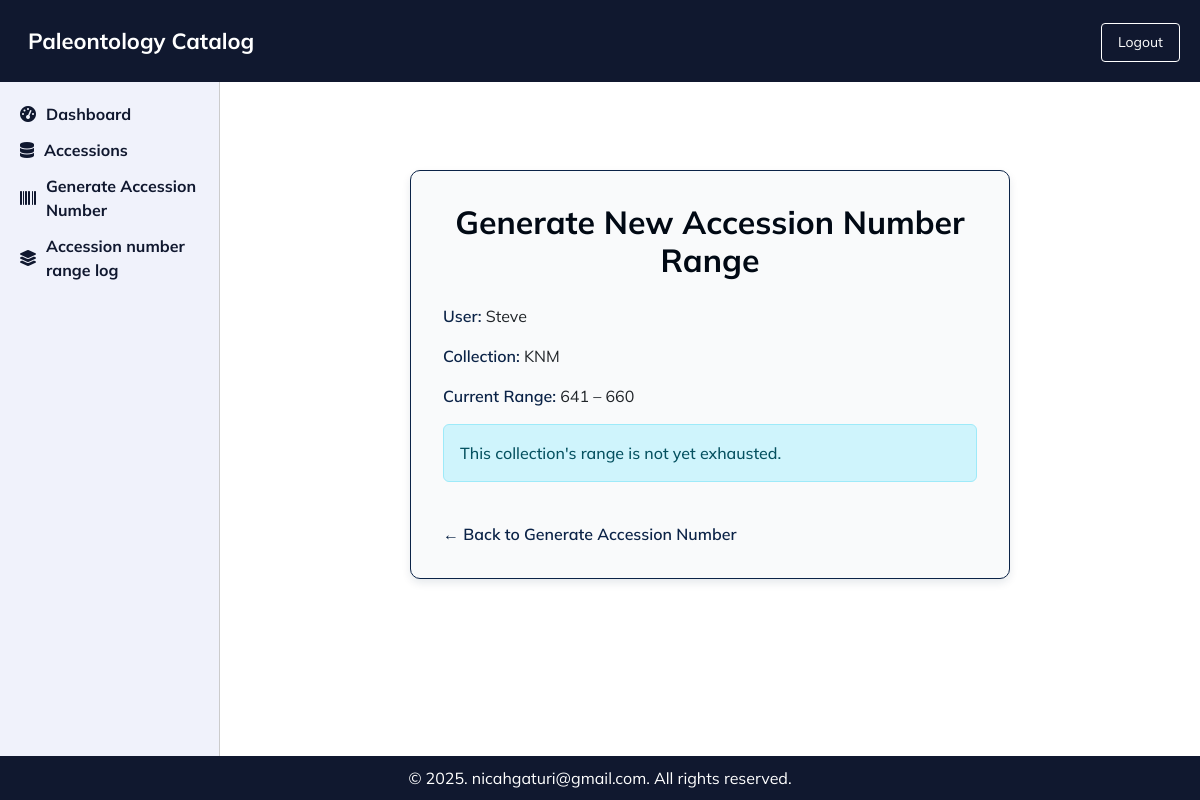
Page /collection/1/generate-range/ (signed in) on the committed database.
### PaleoApp/models.py (models this page shows, shortened)
class Collection(models.Model):
    name = models.CharField(max_length=100)
    abbreviation = models.CharField(max_length=10, blank=True, null=True)
    start_range = models.PositiveIntegerField(null=True, blank=True)
    end_range = models.PositiveIntegerField(null=True, blank=True)

### PaleoApp/views.py (the view, shortened to what this page needs)
# urls.py: path('collection/<int:collection_id>/generate-range/', views.generate_new_range, name='generate_new_range'),
@login_required(login_url='login')
def generate_new_range(request, collection_id):
    collection = get_object_or_404(Collection, id=collection_id)
    last_used_number = AccessionNumber.objects.filter(collection=collection).aggregate(
        Max('number'))['number__max'] or (collection.start_range - 1)
    is_range_full = last_used_number >= collection.end_range
    return render(request, 'PaleoApp/generate_new_range.html', {
        'collection': collection,
        'is_range_full': is_range_full,
        'user': request.user
    })

### PaleoApp/templates/PaleoApp/generate_new_range.html
{% extends "base.html" %}
{% load static %}
{% block content %}
<div class="container-accession-range">
  <h2>Generate New Accession Number Range</h2>
  <p><strong>User:</strong> {{ user.username }}</p>
  <p><strong>Collection:</strong> {{ collection.name }}</p>
  <p><strong>Current Range:</strong> {{ collection.start_range }} – {{ collection.end_range }}</p>
  {% if is_range_full %}
      <form method="post">
          {% csrf_token %}
          <button type="submit" class="btn btn-primary">Generate New Range</button>
      </form>
  {% else %}
      <div class="alert alert-info">
          This collection's range is not yet exhausted.
      </div>
  {% endif %}
  <a href="{% url 'PaleoApp:generate_accession_number' %}" class="back-link">&larr; Back to Generate Accession Number</a>
</div>
{% endblock %}

### PaleoApp/static/css/style.css (style rules this page uses)
* { padding: 0; margin: 0; box-sizing: border-box; font-family: 'Mulish', sans-serif; transition: 0.3s all ease-in-out; }
html, body { height: 100%; }
body { display: flex; flex-direction: column; background-color: #fff; }

### PaleoApp/static/css/accession_range.css (style rules this page uses)
.container-accession-range { max-width: 600px; margin: 3rem auto; padding: 2rem; background-color: #f9fafb; border: 1px solid #0b2347; border-radius: 10px; box-shadow: 0 4px 8px rgba(11, 35, 71, 0.1); font-family: 'Segoe UI', Tahoma, Geneva, Verdana, sans-serif; }
.container-accession-range h2 { color: #010914; font-weight: 700; margin-bottom: 1.5rem; text-align: center; }
.container-accession-range p strong { color: #0b2347; font-weight: 600; }
.alert-info { background-color: #d9edf7; color: #31708f; border-radius: 5px; padding: 1rem 1.25rem; margin-top: 1rem; font-weight: 500; }
a.back-link { display: inline-block; margin-top: 1.5rem; font-weight: 600; color: #0b2347; text-decoration: none; transition: color 0.3s ease; }

### rows in the picture
Collection: name "KNM", start_range "641", end_range "660"

### other values in the picture
{{ user.username }} "Steve"
